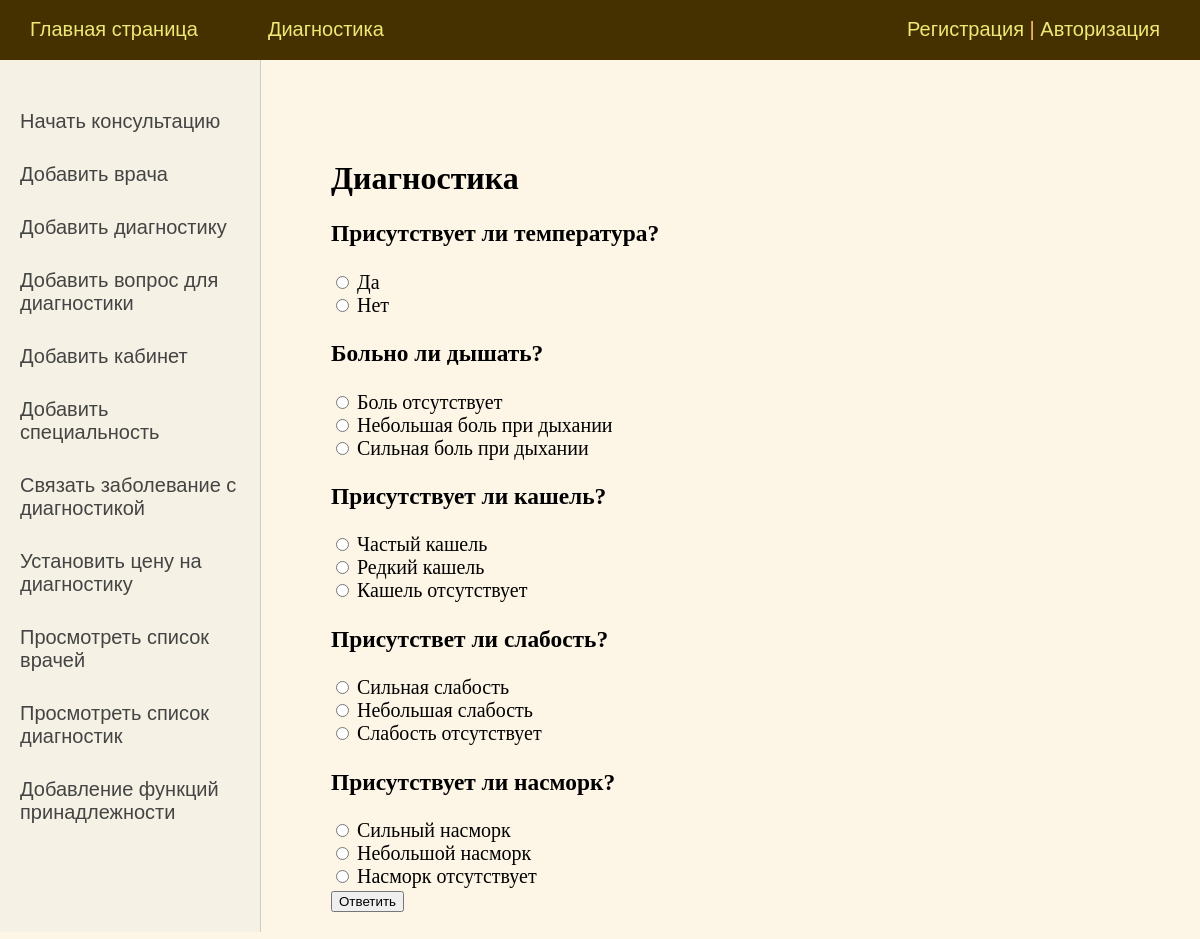
Screenshot of /Diagnostic/start_consultation/ with the database file from the repository.
### DiagnosticSystem/models.py (models this page shows)
class Questions(models.Model):
    title = models.CharField(max_length=30, verbose_name='Вопрос')
    def __str__(self):
        return self.title

class Answers(models.Model):
    title = models.CharField(max_length=30, verbose_name='Ответ')
    question = models.ForeignKey('Questions', on_delete=models.PROTECT, verbose_name='Вопрос')
    disease = models.ForeignKey('Disease', on_delete=models.PROTECT, verbose_name='Заболевание')
    number_of_points = models.PositiveSmallIntegerField(verbose_name='Количество баллов', blank=True, null=True)
    def __str__(self):
        return self.title

### DiagnosticSystem/views.py (the view)
# urls.py: path('start_consultation/', StartConsultation.as_view(), name='start_consultation'),
class StartConsultation(CreateView):
    form_class = PatientAnswersForm
    template_name = 'DiagnosticSystem/start_consultation.html'
    success_url = reverse_lazy('vote')
    def get_context_data(self, *, object_list=None, **kwargs):
        context = super().get_context_data(**kwargs)
        context['menu'] = menu
        context['sidebar'] = sidebar
        context['title'] = 'Диагностика'
        context['questions'] = self.get_queryset()
        return context
    def get_queryset(self):
        return Questions.objects.all()

### DiagnosticSystem/forms.py
class PatientAnswersForm(forms.ModelForm):
    def __init__(self, *args, **kwargs):
        super().__init__(*args, **kwargs)
    class Meta:
        model = PatientAnswers
        fields = '__all__'

### DiagnosticSystem/templates/DiagnosticSystem/start_consultation.html (shortened to what this page needs)
{% extends 'DiagnosticSystem/base.html' %}
{% block content %}
<h1>{{ title }}</h1>
<form action="{% url 'vote' %}" method="post">
    {% for question in questions %}
        <h3>{{ question }}</h3>
        {% for answer in question.answers_set.all %}
            <input type="radio" name="answer_for_question{{ question.id }}" id="answer{{ forloop.counter }}" value="{{ answer.id }}">
            <label for="answer{{ forloop.counter }}">{{ answer.title }}</label><br>
        {% endfor %}
    {% endfor %}
    <button type="submit">Ответить</button>
</form>
{% endblock %}

### DiagnosticSystem/static/DiagnosticSystem/css/styles.css (style rules this page uses)
html, body { font-family: 'Arial'; margin: 0; padding: 0; height: 100%; width: 100%; color: #444; background-color: #fdf5e6; }
.content-text h1 { font-size: 32px; }

### rows the page displays
Questions: title "Присутствует ли температура?"
Answers: title "Да"
Answers: title "Нет"
Questions: title "Больно ли дышать?"
Answers: title "Боль отсутствует"
Answers: title "Небольшая боль при дыхании"
Answers: title "Сильная боль при дыхании"
Questions: title "Присутствует ли кашель?"
Answers: title "Частый кашель"
Answers: title "Редкий кашель"
Answers: title "Кашель отсутствует"
Questions: title "Присутствет ли слабость?"
Answers: title "Сильная слабость"
Answers: title "Небольшая слабость"
Answers: title "Слабость отсутствует"
Questions: title "Присутствует ли насморк?"
Answers: title "Сильный насморк"
Answers: title "Небольшой насморк"
Answers: title "Насморк отсутствует"

### other values shown
{{ m.title }} "Главная страница" "Диагностика"
{{ s.title }} "Начать консультацию" "Добавить врача" "Добавить диагностику" "Добавить вопрос для диагностики" "Добавить кабинет" "Добавить специальность" "Связать заболевание с диагностикой" "Установить цену на диагностику" "Просмотреть список врачей" "Просмотреть список диагностик" "Добавление функций принадлежности"
{{ title }} "Диагностика"
